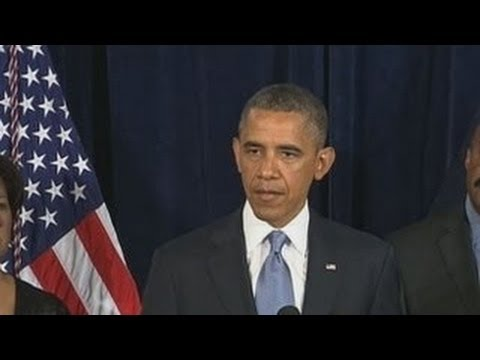
#> input picture Python/Sample Pics/hqdefault.jpg, 480 x 360 px, found by its file name
$ python Imagemanipulation.py
#> lines starting #> are read from the running program, lines starting #| are printed output that depends on the picture
import cv2
import numpy as np
import matplotlib.pyplot as plt
img =cv2.imread ('hqdefault.jpg', cv2.IMREAD_GRAYSCALE)
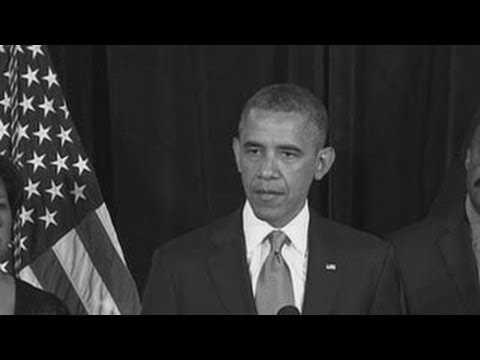
#> img: shape (360, 480); min 0, max 252, mean 42.4
plt.imshow (img, cmap='gray', interpolation='bicubic')
plt.plot([50,100],[80,100],'c', linewidth=5)
plt.show()
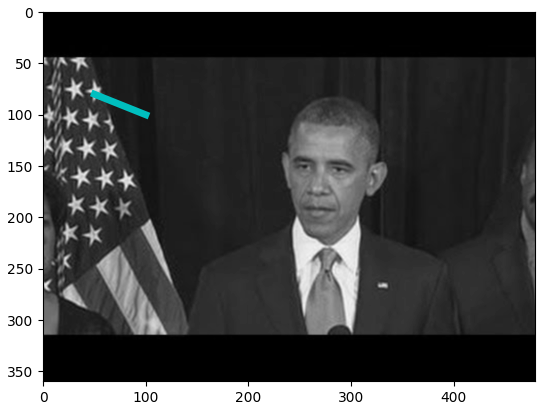
#> figure drawn by matplotlib, 1 panel
cv2.waitKey(0)
cv2.imwrite ('gray.png',img)
cv2.destroyAllWindows()

$ run again, with Python/Sample Pics/th.jpg copied over Python/Sample Pics/hqdefault.jpg
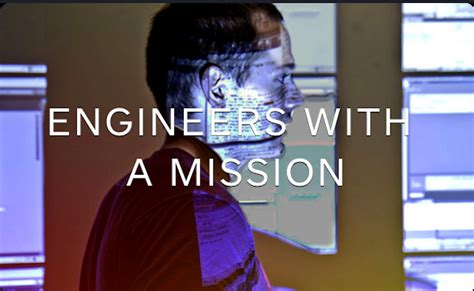
#> input picture Python/Sample Pics/th.jpg, 474 x 291 px, found by its file name
#> `img =cv2.imread ('hqdefault.jpg', cv2.IMREAD_GRAYSCALE)`:
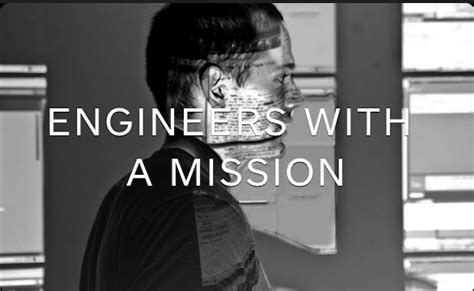
#> img: shape (291, 474); min 0, max 255, mean 104.2
#> `plt.show()`:
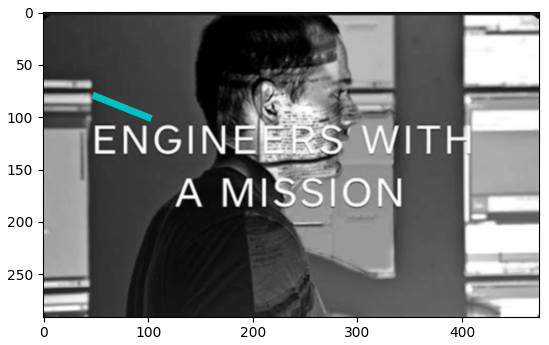
#> figure drawn by matplotlib, 1 panel
